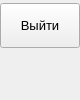
                 <widget class="QFrame" name="extraRightBox">
                  <property name="minimumSize">
                   <size>
                    <width>0</width>
                    <height>0</height>
                   </size>
                  </property>
                  <property name="maximumSize">
                   <size>
                    <width>0</width>
                    <height>16777215</height>
                   </size>
                  </property>
                  <property name="frameShape">
                   <enum>QFrame::Shape::NoFrame</enum>
                  </property>
                  <property name="frameShadow">
                   <enum>QFrame::Shadow::Raised</enum>
                  </property>
                  <layout class="QVBoxLayout" name="verticalLayout_7">
                   <property name="spacing">
                    <number>0</number>
                   </property>
                   <property name="leftMargin">
                    <number>0</number>
                   </property>
                   <property name="topMargin">
                    <number>0</number>
                   </property>
                   <property name="rightMargin">
                    <number>0</number>
                   </property>
                   <property name="bottomMargin">
                    <number>0</number>
                   </property>
                   <item>
                    <widget class="QFrame" name="themeSettingsTopDetail">
                     <property name="maximumSize">
                      <size>
                       <width>16777215</width>
                       <height>3</height>
                      </size>
                     </property>
                     <property name="frameShape">
                      <enum>QFrame::Shape::NoFrame</enum>
                     </property>
                     <property name="frameShadow">
                      <enum>QFrame::Shadow::Raised</enum>
                     </property>
                    </widget>
                   </item>
                   <item>
                    <widget class="QFrame" name="contentSettings">
                     <property name="frameShape">
                      <enum>QFrame::Shape::NoFrame</enum>
                     </property>
                     <property name="frameShadow">
                      <enum>QFrame::Shadow::Raised</enum>
                     </property>
                     <layout class="QVBoxLayout" name="verticalLayout_13">
                      <property name="spacing">
                       <number>0</number>
                      </property>
                      <property name="leftMargin">
                       <number>0</number>
                      </property>
                      <property name="topMargin">
                       <number>0</number>
                      </property>
                      <property name="rightMargin">
                       <number>0</number>
                      </property>
                      <property name="bottomMargin">
                       <number>0</number>
                      </property>
                      <item alignment="Qt::AlignmentFlag::AlignTop">
                       <widget class="QFrame" name="topMenus">
                        <property name="frameShape">
                         <enum>QFrame::Shape::NoFrame</enum>
                        </property>
                        <property name="frameShadow">
                         <enum>QFrame::Shadow::Raised</enum>
                        </property>
                        <layout class="QVBoxLayout" name="verticalLayout_14">
                         <property name="spacing">
                          <number>0</number>
                         </property>
                         <property name="leftMargin">
                          <number>0</number>
                         </property>
                         <property name="topMargin">
                          <number>0</number>
                         </property>
                         <property name="rightMargin">
                          <number>0</number>
                         </property>
                         <property name="bottomMargin">
                          <number>0</number>
                         </property>
                         <item>
                          <widget class="QPushButton" name="btn_logout">
                           <property name="sizePolicy">
                            <sizepolicy hsizetype="Expanding" vsizetype="Fixed">
                             <horstretch>0</horstretch>
                             <verstretch>0</verstretch>
                            </sizepolicy>
                           </property>
                           <property name="minimumSize">
                            <size>
                             <width>0</width>
                             <height>45</height>
                            </size>
                           </property>
                           <property name="font">
                            <font>
                             <family>Segoe UI</family>
                             <pointsize>10</pointsize>
                             <italic>false</italic>
                             <bold>false</bold>
                            </font>
                           </property>
                           <property name="cursor">
                            <cursorShape>PointingHandCursor</cursorShape>
                           </property>
                           <property name="layoutDirection">
                            <enum>Qt::LayoutDirection::LeftToRight</enum>
                           </property>
                           <property name="styleSheet">
                            <string notr="true">background-image: url(:/icons/images/icons/cil-account-logout.png);</string>
                           </property>
                           <property name="text">
                            <string>Выйти</string>
                           </property>
                          </widget>
                         </item>
                        </layout>
                       </widget>
                      </item>
                     </layout>
                    </widget>
                   </item>
                  </layout>
                 </widget>
